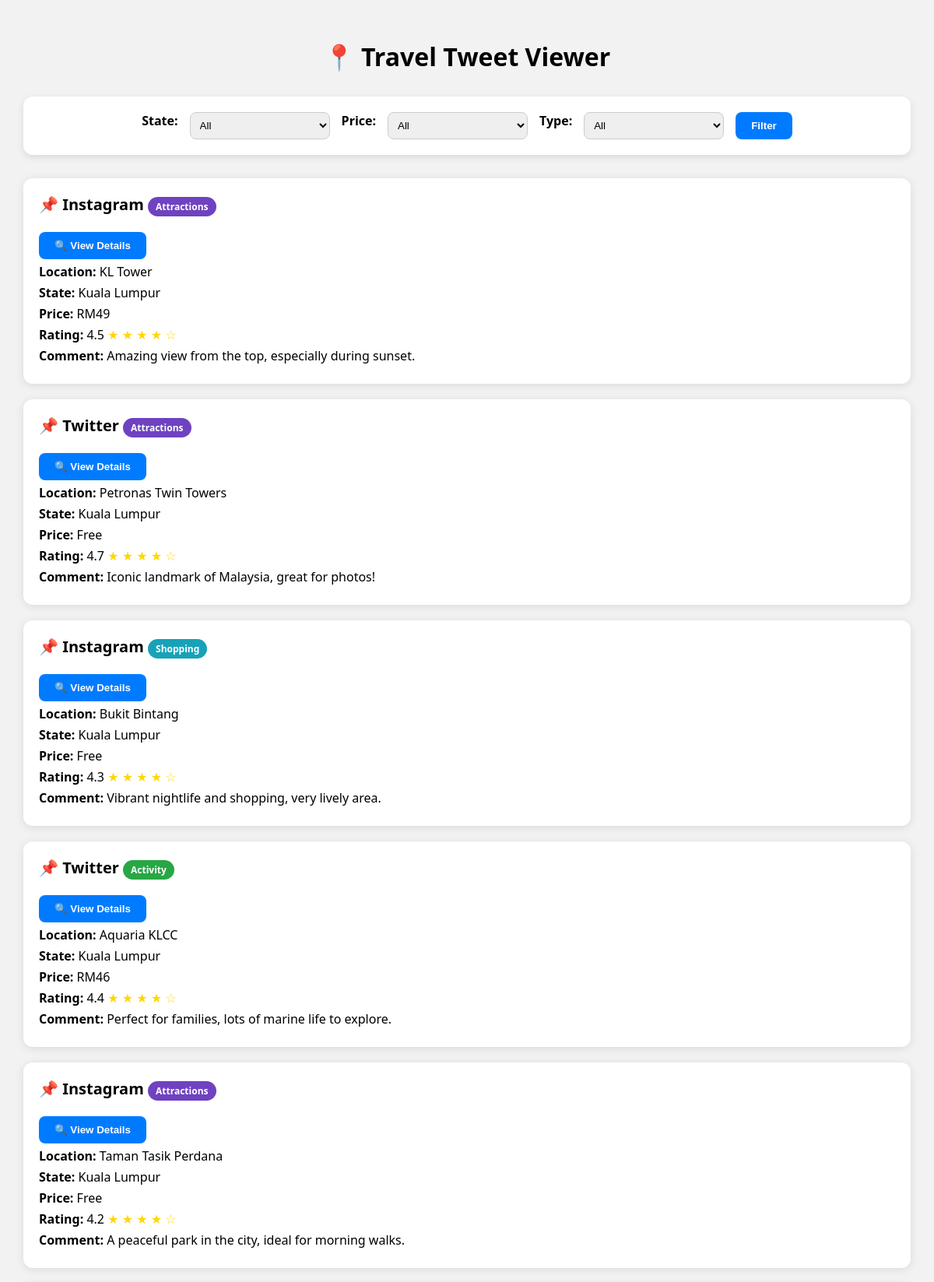
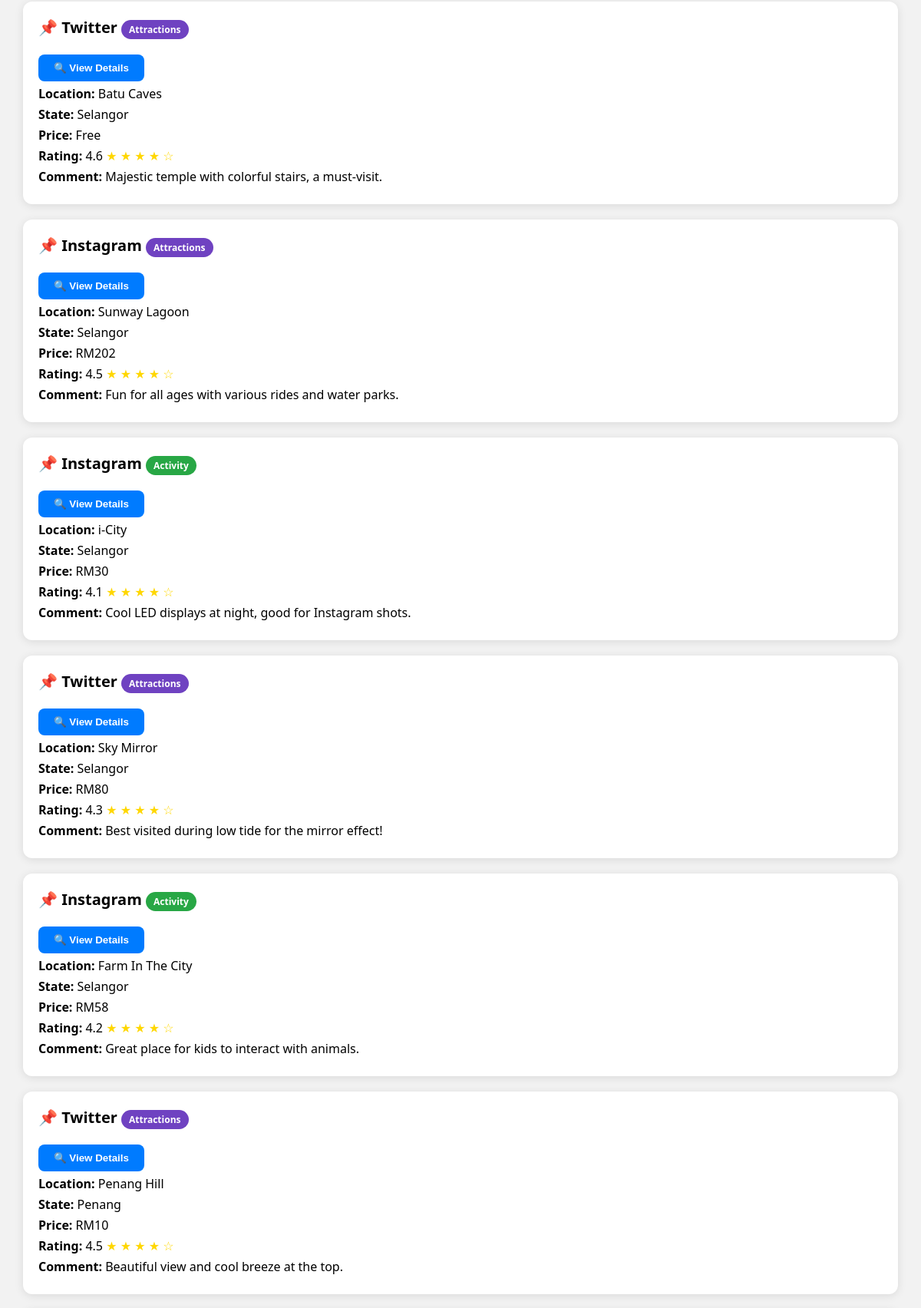
The page / (upper part) on the database its author committed (2 pictures, top to bottom).
### tables this page shows
CREATE TABLE recommendations (
        id INTEGER PRIMARY KEY AUTOINCREMENT,
        platform TEXT,
        location TEXT,
        state TEXT,
        price TEXT,
        rating REAL,
        comment TEXT,
        type TEXT
    );

### app.py (the view, shortened to what this page needs)
@app.route("/", methods=["GET", "POST"])
def index():
    conn = sqlite3.connect("travel_data.db")
    cursor = conn.cursor()
    state = request.form.get("state", "")
    price_category = request.form.get("price_category", "")
    place_type = request.form.get("type", "")
    query = "SELECT * FROM recommendations WHERE 1=1"
    params = []
    if state:
        query += " AND state = ?"
        params.append(state)
    if place_type:
        query += " AND type = ?"
        params.append(place_type)
    cursor.execute(query, params)
    recommendations = cursor.fetchall()
    conn.close()
    return render_template("index.html", recommendations=recommendations)

### templates/index.html (shortened to what this page needs)
<!DOCTYPE html>
<html>
<head>
</head>
<body>
<h1>📍 Travel Tweet Viewer</h1>
<form method="POST">
    <label for="state">State:</label>
    <select name="state">
        <option value="">All</option>
    </select>
    <label for="price_category">Price:</label>
    <select name="price_category">
        <option value="">All</option>
    </select>
    <label for="type">Type:</label>
    <select name="type">
        <option value="">All</option>
    </select>
    <button type="submit">Filter</button>
</form>
{% for r in recommendations %}
<div class="card">
    <h3>
        📌 {{ r[1] }}
        <span class="type-badge {{ r[7]|replace(' ', '-')|replace('&','') }}">
            {{ r[7] }}
        </span>
    </h3>
    <a href="{{ url_for('detail', id=r[0]) }}">
        <button style="margin-top: 10px;">🔍 View Details</button>
    </a>
    <p><strong>Location:</strong> {{ r[2] }}</p>
    <p><strong>State:</strong> {{ r[3] }}</p>
    <p><strong>Price:</strong> {{ r[4] }}</p>
    <p><strong>Rating:</strong> {{ r[5] }}
        <span style="color: gold;">
        {% for i in range(1, 6) %}
            {% if r[5]|float >= i %}
                ★
            {% elif r[5]|float >= i - 0.5 %}
                ☆
            {% else %}
                ☆
            {% endif %}
        {% endfor %}
        </span>
    </p>
    <p><strong>Comment:</strong> {{ r[6] }}</p>
</div>
{% endfor %}
</body>
</html>

### templates/index.html (style rules this page uses)
body { font-family: 'Segoe UI', Tahoma, Geneva, Verdana, sans-serif; background-color: #f2f2f2; padding: 30px; margin: 0; }
h1 { text-align: center; margin-bottom: 30px; }
form { background: white; padding: 20px; border-radius: 12px; margin-bottom: 30px; box-shadow: 0 3px 10px rgba(0,0,0,0.1); display: flex; flex-wrap: wrap; gap: 15px; justify-content: center; }
label { font-weight: bold; }
select { padding: 8px; border: 1px solid #ccc; border-radius: 8px; min-width: 180px; }
button { background-color: #007BFF; color: white; border: none; border-radius: 8px; padding: 10px 20px; cursor: pointer; font-weight: bold; }
.card { background: white; border-radius: 12px; padding: 20px; margin-bottom: 20px; box-shadow: 0 2px 12px rgba(0,0,0,0.1); }
.card h3 { font-size: 20px; margin: 0 0 10px 0; }
.card p { margin: 5px 0; }
.type-badge { display: inline-block; padding: 4px 10px; border-radius: 20px; font-size: 12px; font-weight: bold; color: white; }
.Activity { background-color: #28a745; }
.Shopping { background-color: #17a2b8; }
.Attractions { background-color: #6f42c1; }

### rows shown on the page
recommendations: platform "Instagram", type "Attractions", location "KL Tower", state "Kuala Lumpur", price "RM49", rating "4.5", comment "Amazing view from the top, especially during sunset."
recommendations: platform "Twitter", type "Attractions", location "Petronas Twin Towers", state "Kuala Lumpur", price "Free", rating "4.7", comment "Iconic landmark of Malaysia, great for photos!"
recommendations: platform "Instagram", type "Shopping", location "Bukit Bintang", state "Kuala Lumpur", price "Free", rating "4.3", comment "Vibrant nightlife and shopping, very lively area."
recommendations: platform "Twitter", type "Activity", location "Aquaria KLCC", state "Kuala Lumpur", price "RM46", rating "4.4", comment "Perfect for families, lots of marine life to explore."
recommendations: platform "Instagram", type "Attractions", location "Taman Tasik Perdana", state "Kuala Lumpur", price "Free", rating "4.2", comment "A peaceful park in the city, ideal for morning walks."
recommendations: platform "Twitter", type "Attractions", location "Batu Caves", state "Selangor", price "Free", rating "4.6", comment "Majestic temple with colorful stairs, a must-visit."
recommendations: platform "Instagram", type "Attractions", location "Sunway Lagoon", state "Selangor", price "RM202", rating "4.5", comment "Fun for all ages with various rides and water parks."
recommendations: platform "Instagram", type "Activity", location "i-City", state "Selangor", price "RM30", rating "4.1", comment "Cool LED displays at night, good for Instagram shots."
recommendations: platform "Twitter", type "Attractions", location "Sky Mirror", state "Selangor", price "RM80", rating "4.3", comment "Best visited during low tide for the mirror effect!"
recommendations: platform "Instagram", type "Activity", location "Farm In The City", state "Selangor", price "RM58", rating "4.2", comment "Great place for kids to interact with animals."
recommendations: platform "Twitter", type "Attractions", location "Penang Hill", state "Penang", price "RM10", rating "4.5", comment "Beautiful view and cool breeze at the top."
